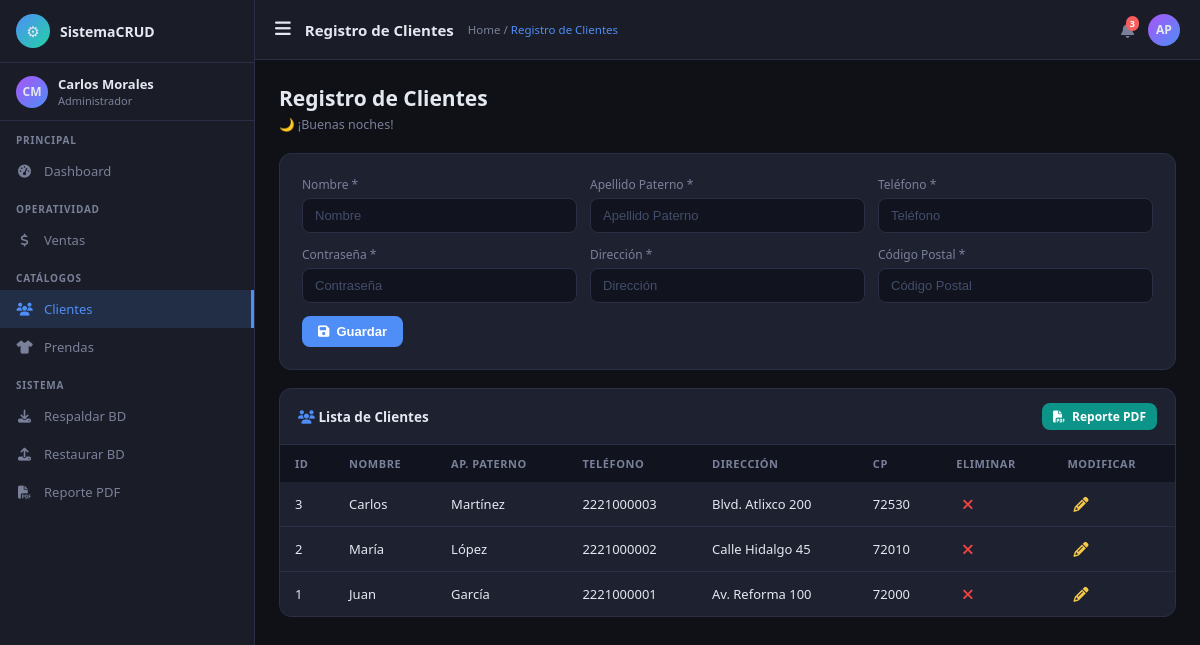
/index.php?controller=cliente&action=index, run on an earlier commit of the app's database.
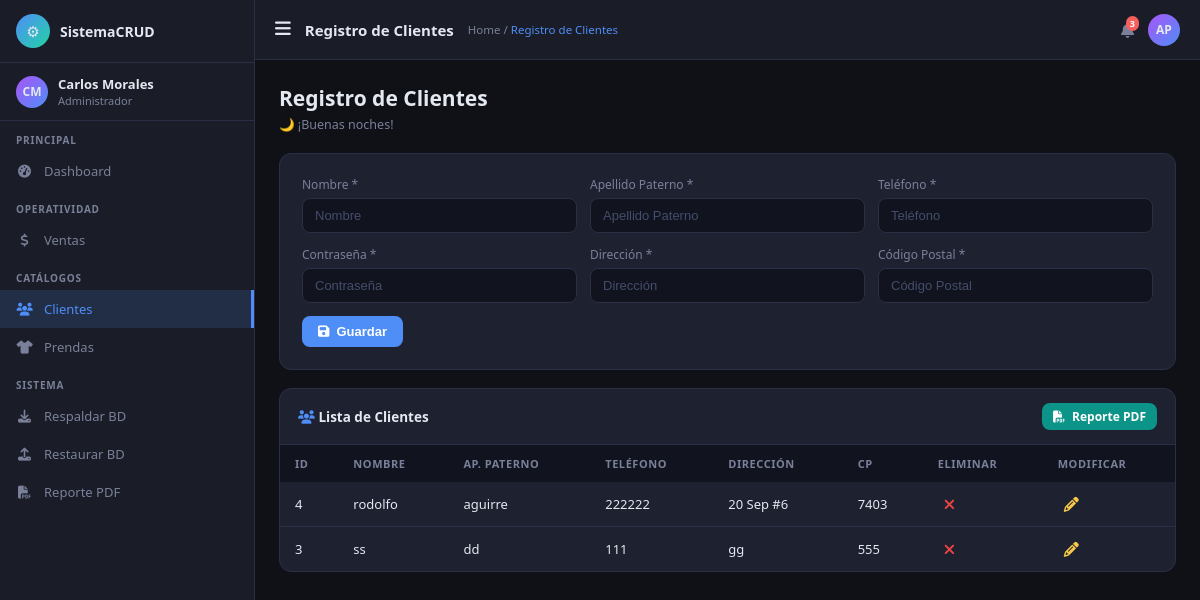
And on a later commit of the database.
### tables this page shows
CREATE TABLE `cliente` (
  `Id_cliente` int NOT NULL AUTO_INCREMENT,
  `Nombre` varchar(20) NOT NULL,
  `Ap_paterno` varchar(20) NOT NULL,
  `Telefono` varchar(10) NOT NULL,
  `Contrasena` varchar(255) NOT NULL,
  `Direccion` varchar(100) NOT NULL,
  `CP` varchar(5) NOT NULL,
  PRIMARY KEY (`Id_cliente`),
  KEY `idx_nombre` (`Nombre`),
  KEY `idx_apellido` (`Ap_paterno`)
);

### controllers/ClienteController.php (called while the page is built, shortened)
<?php
class ClienteController {
    private $model;
    public function __construct() {
        $this->model = new Cliente();
    }
    public function index() {
        $saludo   = $this->saludo();
        $clientes = $this->model->getAll();
        require_once 'views/Cliente/index.php';
    }
    private function saludo(): string {
        $hora = (int)date('H');
        if ($hora >= 6 && $hora < 12)      return '☀️ ¡Buenos días!';
        elseif ($hora >= 12 && $hora < 19) return '🌤️ ¡Buenas tardes!';
        else                                return '🌙 ¡Buenas noches!';
    }
}

### models/Database.php (called while the page is built, shortened)
<?php
class Database {
    private static $instance = null;
    public static function getConnection() {
        if (self::$instance === null) {
            self::$instance = new mysqli(DB_HOST, DB_USER, DB_PASS, DB_NAME);
            self::$instance->set_charset('utf8mb4');
        }
        return self::$instance;
    }
}

### models/Cliente.php (called while the page is built, shortened)
<?php
class Cliente {
    private $db;
    public function __construct() {
        $this->db = Database::getConnection();
    }
    public function getAll(): array {
        $result = $this->db->query('SELECT * FROM cliente ORDER BY Id_cliente DESC');
        return $result->fetch_all(MYSQLI_ASSOC);
    }
}

### views/Cliente/index.php (the view, shortened to what this page needs)
<?php
require_once 'views/layouts/header.php';
?>
<div class="ptitle">Registro de Clientes</div>
<div class="psub"><?php echo $saludo; ?></div>
<div class="fcard">
  <form action="<?php echo url('cliente'); ?>" method="post">
    <div class="fgrid">
      <div class="fg"><label>Nombre *</label>
        <input class="fc" type="text" name="nombre" placeholder="Nombre" required></div>
      <div class="fg"><label>Apellido Paterno *</label>
        <input class="fc" type="text" name="ap_paterno" placeholder="Apellido Paterno" required></div>
      <div class="fg"><label>Teléfono *</label>
        <input class="fc" type="text" name="telefono" placeholder="Teléfono" required></div>
      <div class="fg"><label>Contraseña *</label>
        <input class="fc" type="password" name="contrasena" placeholder="Contraseña" required></div>
      <div class="fg"><label>Dirección *</label>
        <input class="fc" type="text" name="direccion" placeholder="Dirección" required></div>
      <div class="fg"><label>Código Postal *</label>
        <input class="fc" type="text" name="cp" placeholder="Código Postal" required></div>
    </div>
    <button type="submit" class="btn btn-primary"><i class="fas fa-save"></i> Guardar</button>
  </form>
</div>
<div class="tcard">
  <div class="tcard-hdr">
    <div class="tcard-ttl"><i class="fas fa-users" style="color:var(--accent)"></i> Lista de Clientes</div>
    <a href="<?php echo url('cliente','reporte'); ?>" class="btn btn-sm btn-teal">
      <i class="fas fa-file-pdf"></i> Reporte PDF
    </a>
  </div>
  <table>
    <thead>
      <tr>
        <th>ID</th><th>Nombre</th><th>Ap. Paterno</th>
        <th>Teléfono</th><th>Dirección</th><th>CP</th>
        <th>Eliminar</th><th>Modificar</th>
      </tr>
    </thead>
    <tbody>
      <?php foreach ($clientes as $row): ?>
      <tr>
        <td><?php echo $row['Id_cliente']; ?></td>
        <td><?php echo htmlspecialchars($row['Nombre']); ?></td>
        <td><?php echo htmlspecialchars($row['Ap_paterno']); ?></td>
        <td><?php echo htmlspecialchars($row['Telefono']); ?></td>
        <td><?php echo htmlspecialchars($row['Direccion']); ?></td>
        <td><?php echo htmlspecialchars($row['CP']); ?></td>
        <td>
          <a href="<?php echo url('cliente','eliminar',['id'=>$row['Id_cliente']]); ?>"
             class="ib ib-del"
             onclick="return confirm('¿Eliminar a <?php echo addslashes(htmlspecialchars($row['Nombre'])); ?>?')">
            <i class="fas fa-times"></i>
          </a>
        </td>
        <td>
          <a href="<?php echo url('cliente','editar',['id'=>$row['Id_cliente']]); ?>" class="ib ib-edit">
            <i class="fas fa-pencil-alt"></i>
          </a>
        </td>
      </tr>
      <?php endforeach; ?>
    </tbody>
  </table>
</div>
<?php require_once 'views/layouts/footer.php'; ?>

What changed in the data, as far as the page shows it:
removed cliente: Id_cliente "2", Nombre "María", Ap_paterno "López", Telefono "2221000002", Direccion "Calle Hidalgo 45", CP "72010"
removed cliente: Id_cliente "1", Nombre "Juan", Ap_paterno "García", Telefono "2221000001", Direccion "Av. Reforma 100", CP "72000"
added cliente: Id_cliente "4", Nombre "rodolfo", Ap_paterno "aguirre", Telefono "222222", Direccion "20 Sep #6", CP "7403"
changed cliente id 3: Nombre "Carlos" → "ss"; Ap_paterno "Martínez" → "dd"; Telefono "2221000003" → "111"; Direccion "Blvd. Atlixco 200" → "gg"; CP "72530" → "555"
